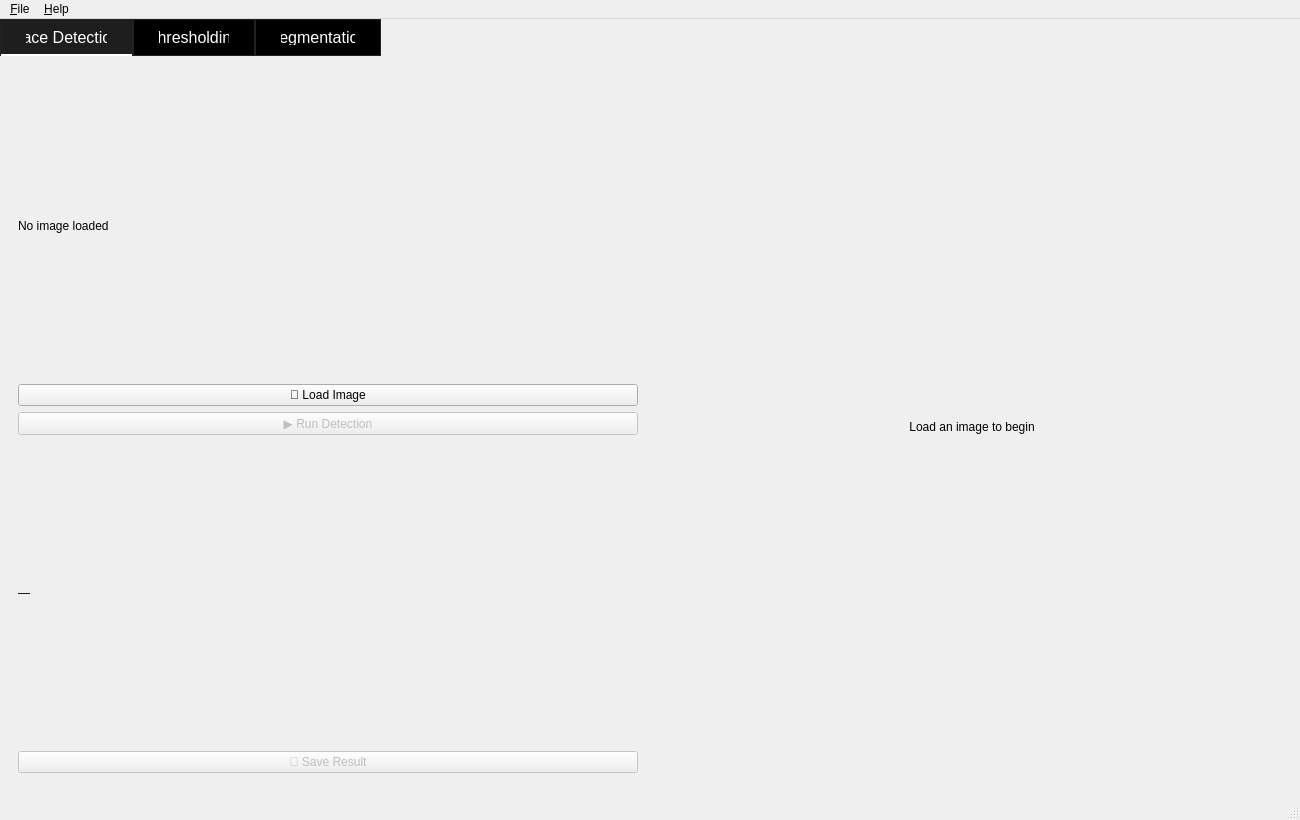
<?xml version="1.0" encoding="UTF-8"?>
<ui version="4.0">
 <class>MainWindow</class>

 <widget class="QMainWindow" name="MainWindow">
  <property name="geometry">
   <rect>
    <x>0</x>
    <y>0</y>
    <width>1300</width>
    <height>820</height>
   </rect>
  </property>

  <property name="windowTitle">
   <string>Vision Toolkit</string>
  </property>

  <widget class="QWidget" name="centralwidget">
   <layout class="QVBoxLayout">
    <property name="margin"><number>0</number></property>
    <property name="spacing"><number>0</number></property>

    <item>
     <widget class="QTabWidget" name="tabWidget">

      <property name="styleSheet">
       <string>
QTabWidget::pane { border: 0; }
QTabBar::tab {
    background: #000000;
    color: white;
    padding: 10px 25px;
    border: 1px solid #222;
    font-size: 12pt;
}
QTabBar::tab:selected {
    background: #1e1e1e;
    border-bottom: 2px solid #ffffff;
}
QTabBar::tab:hover { background: #2a2a2a; }
       </string>
      </property>

      <!-- ═══════════════ FACE DETECTION TAB ═══════════════ -->
      <widget class="QWidget" name="faceDetectionTab">
       <attribute name="title"><string>Face Detection</string></attribute>

       <layout class="QHBoxLayout">
        <item>
         <widget class="QWidget" name="faceLeftPanel">
          <property name="maximumWidth"><number>350</number></property>
          <layout class="QVBoxLayout">
           <item>
            <widget class="QLabel" name="faceImageNameLbl">
             <property name="text"><string>No image loaded</string></property>
            </widget>
           </item>
           <item>
            <widget class="QPushButton" name="faceBtnLoad">
             <property name="text"><string>📂 Load Image</string></property>
            </widget>
           </item>
           <item>
            <widget class="QPushButton" name="faceBtnRun">
             <property name="text"><string>▶ Run Detection</string></property>
             <property name="enabled"><bool>false</bool></property>
            </widget>
           </item>
           <item>
            <widget class="QLabel" name="faceStatsLbl">
             <property name="text"><string>—</string></property>
             <property name="wordWrap"><bool>true</bool></property>
            </widget>
           </item>
           <item>
            <widget class="QPushButton" name="faceBtnSave">
             <property name="text"><string>💾 Save Result</string></property>
             <property name="enabled"><bool>false</bool></property>
            </widget>
           </item>
           <item>
            <spacer>
             <property name="orientation"><enum>Qt::Vertical</enum></property>
            </spacer>
           </item>
          </layout>
         </widget>
        </item>
        <item>
         <widget class="QLabel" name="faceCanvasLabel">
          <property name="text"><string>Load an image to begin</string></property>
          <property name="alignment"><set>Qt::AlignCenter</set></property>
          <property name="minimumSize">
           <size><width>500</width><height>400</height></size>
          </property>
         </widget>
        </item>
       </layout>
      </widget>


      <!-- ═══════════════ THRESHOLDING TAB ═══════════════ -->
      <widget class="QWidget" name="thresholdingTab">
       <attribute name="title"><string>Thresholding</string></attribute>

       <layout class="QHBoxLayout">
        <property name="spacing"><number>12</number></property>
        <property name="margin"><number>12</number></property>

        <!-- LEFT CONTROLS -->
        <item>
         <widget class="QWidget" name="threshControlsPanel">
          <property name="maximumWidth"><number>300</number></property>
          <property name="minimumWidth"><number>260</number></property>

          <layout class="QVBoxLayout">
           <property name="spacing"><number>10</number></property>

           <!-- Load Button -->
           <item>
            <widget class="QPushButton" name="threshBtnLoad">
             <property name="text"><string>📂 Load Grayscale Image</string></property>
            </widget>
           </item>

           <!-- Image name label -->
           <item>
            <widget class="QLabel" name="threshImageNameLbl">
             <property name="text"><string>No image loaded</string></property>
             <property name="wordWrap"><bool>true</bool></property>
             <property name="styleSheet"><string>color: #aaa; font-size: 10pt;</string></property>
            </widget>
           </item>

           <!-- Separator -->
           <item>
            <widget class="QFrame" name="threshSep1">
             <property name="frameShape"><enum>QFrame::HLine</enum></property>
             <property name="frameShadow"><enum>QFrame::Sunken</enum></property>
            </widget>
           </item>

           <!-- Method label -->
           <item>
            <widget class="QLabel" name="threshMethodLbl">
             <property name="text"><string>Thresholding Method:</string></property>
             <property name="styleSheet"><string>font-weight: bold;</string></property>
            </widget>
           </item>

           <!-- Method ComboBox -->
           <item>
            <widget class="QComboBox" name="threshMethodCombo">
             <item><property name="text"><string>Spectral Thresholding</string></property></item>
            </widget>
           </item>

           <!-- Separator -->
           <item>
            <widget class="QFrame" name="threshSep2">
             <property name="frameShape"><enum>QFrame::HLine</enum></property>
             <property name="frameShadow"><enum>QFrame::Sunken</enum></property>
            </widget>
           </item>

           <!-- Spectral Params Group -->
           <item>
            <widget class="QGroupBox" name="spectralParamsGroup">
             <property name="title"><string>Spectral Parameters</string></property>
             <layout class="QVBoxLayout">
              <property name="spacing"><number>8</number></property>

              <item>
               <layout class="QHBoxLayout">
                <item>
                 <widget class="QLabel" name="spectralModesLbl">
                  <property name="text"><string>Modes (regions):</string></property>
                 </widget>
                </item>
                <item>
                 <widget class="QSpinBox" name="spectralModesSpin">
                  <property name="minimum"><number>3</number></property>
                  <property name="maximum"><number>6</number></property>
                  <property name="value"><number>3</number></property>
                 </widget>
                </item>
               </layout>
              </item>

              <item>
               <widget class="QLabel" name="spectralInfoLbl">
                <property name="text"><string>3 modes → 2 thresholds
4 modes → 3 thresholds, etc.</string></property>
                <property name="wordWrap"><bool>true</bool></property>
                <property name="styleSheet"><string>color: #aaa; font-size: 9pt;</string></property>
               </widget>
              </item>

             </layout>
            </widget>
           </item>

           <!-- Separator -->
           <item>
            <widget class="QFrame" name="threshSep3">
             <property name="frameShape"><enum>QFrame::HLine</enum></property>
             <property name="frameShadow"><enum>QFrame::Sunken</enum></property>
            </widget>
           </item>

           <!-- Apply Button -->
           <item>
            <widget class="QPushButton" name="threshBtnApply">
             <property name="text"><string>▶ Apply</string></property>
             <property name="enabled"><bool>false</bool></property>
            </widget>
           </item>

           <!-- Save Button -->
           <item>
            <widget class="QPushButton" name="threshBtnSave">
             <property name="text"><string>💾 Save Result</string></property>
             <property name="enabled"><bool>false</bool></property>
            </widget>
           </item>

           <!-- Status label -->
           <item>
            <widget class="QLabel" name="threshStatusLbl">
             <property name="text"><string></string></property>
             <property name="wordWrap"><bool>true</bool></property>
             <property name="styleSheet"><string>color: #88cc88; font-size: 10pt;</string></property>
            </widget>
           </item>

           <item>
            <spacer>
             <property name="orientation"><enum>Qt::Vertical</enum></property>
            </spacer>
           </item>

          </layout>
         </widget>
        </item>

        <!-- RIGHT: Input + Output images side by side -->
        <item>
         <layout class="QVBoxLayout">
          <property name="spacing"><number>6</number></property>

          <item>
           <layout class="QHBoxLayout">
            <property name="spacing"><number>8</number></property>

            <!-- Input Image Frame -->
            <item>
             <widget class="QFrame" name="threshInputFrame">
              <property name="frameShape"><enum>QFrame::StyledPanel</enum></property>
              <property name="sizePolicy">
               <sizepolicy hsizetype="Expanding" vsizetype="Expanding">
                <horstretch>1</horstretch><verstretch>1</verstretch>
               </sizepolicy>
              </property>
              <layout class="QVBoxLayout">
               <property name="margin"><number>4</number></property>
               <property name="spacing"><number>4</number></property>
               <item>
                <widget class="QLabel" name="threshInputTitleLbl">
                 <property name="text"><string>Input Image</string></property>
                 <property name="alignment"><set>Qt::AlignCenter</set></property>
                 <property name="maximumHeight"><number>24</number></property>
                 <property name="styleSheet"><string>font-weight: bold; font-size: 11pt; color: #ccc;</string></property>
                </widget>
               </item>
               <item>
                <widget class="QLabel" name="threshInputCanvas">
                 <property name="text"><string>Load an image</string></property>
                 <property name="alignment"><set>Qt::AlignCenter</set></property>
                 <property name="sizePolicy">
                  <sizepolicy hsizetype="Expanding" vsizetype="Expanding">
                   <horstretch>1</horstretch><verstretch>1</verstretch>
                  </sizepolicy>
                 </property>
                 <property name="styleSheet"><string>background-color: #111; border: 1px solid #333; color: #555;</string></property>
                </widget>
               </item>
              </layout>
             </widget>
            </item>

            <!-- Output Image Frame -->
            <item>
             <widget class="QFrame" name="threshOutputFrame">
              <property name="frameShape"><enum>QFrame::StyledPanel</enum></property>
              <property name="sizePolicy">
               <sizepolicy hsizetype="Expanding" vsizetype="Expanding">
                <horstretch>1</horstretch><verstretch>1</verstretch>
               </sizepolicy>
              </property>
              <layout class="QVBoxLayout">
               <property name="margin"><number>4</number></property>
               <property name="spacing"><number>4</number></property>
               <item>
                <widget class="QLabel" name="threshOutputTitleLbl">
                 <property name="text"><string>Output Image</string></property>
                 <property name="alignment"><set>Qt::AlignCenter</set></property>
                 <property name="maximumHeight"><number>24</number></property>
                 <property name="styleSheet"><string>font-weight: bold; font-size: 11pt; color: #ccc;</string></property>
                </widget>
               </item>
               <item>
                <widget class="QLabel" name="threshOutputCanvas">
                 <property name="text"><string>Result will appear here</string></property>
                 <property name="alignment"><set>Qt::AlignCenter</set></property>
                 <property name="sizePolicy">
                  <sizepolicy hsizetype="Expanding" vsizetype="Expanding">
                   <horstretch>1</horstretch><verstretch>1</verstretch>
                  </sizepolicy>
                 </property>
                 <property name="styleSheet"><string>background-color: #111; border: 1px solid #333; color: #555;</string></property>
                </widget>
               </item>
              </layout>
             </widget>
            </item>

           </layout>
          </item>

          <!-- Histogram strip below -->
          <item>
           <widget class="QLabel" name="threshHistCanvas">
            <property name="text"><string>Histogram with threshold lines will appear here after applying</string></property>
            <property name="alignment"><set>Qt::AlignCenter</set></property>
            <property name="minimumHeight"><number>110</number></property>
            <property name="maximumHeight"><number>140</number></property>
            <property name="sizePolicy">
             <sizepolicy hsizetype="Expanding" vsizetype="Fixed">
              <horstretch>0</horstretch><verstretch>0</verstretch>
             </sizepolicy>
            </property>
            <property name="styleSheet"><string>background-color: #0a0a0a; border: 1px solid #333; color: #555; font-size: 10pt;</string></property>
           </widget>
          </item>

         </layout>
        </item>

       </layout>
      </widget>


      <!-- ═══════════════ SEGMENTATION TAB ═══════════════ -->
      <widget class="QWidget" name="segmentationTab">
       <attribute name="title"><string>Segmentation</string></attribute>

       <layout class="QHBoxLayout">
        <property name="spacing"><number>12</number></property>
        <property name="margin"><number>12</number></property>

        <!-- LEFT CONTROLS -->
        <item>
         <widget class="QWidget" name="segControlsPanel">
          <property name="maximumWidth"><number>300</number></property>
          <property name="minimumWidth"><number>260</number></property>

          <layout class="QVBoxLayout">
           <property name="spacing"><number>10</number></property>

           <!-- Load Button -->
           <item>
            <widget class="QPushButton" name="segBtnLoad">
             <property name="text"><string>📂 Load Image</string></property>
            </widget>
           </item>

           <!-- Image name label -->
           <item>
            <widget class="QLabel" name="segImageNameLbl">
             <property name="text"><string>No image loaded</string></property>
             <property name="wordWrap"><bool>true</bool></property>
             <property name="styleSheet"><string>color: #aaa; font-size: 10pt;</string></property>
            </widget>
           </item>

           <!-- Separator -->
           <item>
            <widget class="QFrame" name="segSep1">
             <property name="frameShape"><enum>QFrame::HLine</enum></property>
             <property name="frameShadow"><enum>QFrame::Sunken</enum></property>
            </widget>
           </item>

           <!-- Method label -->
           <item>
            <widget class="QLabel" name="segMethodLbl">
             <property name="text"><string>Segmentation Method:</string></property>
             <property name="styleSheet"><string>font-weight: bold;</string></property>
            </widget>
           </item>

           <!-- Method ComboBox -->
           <item>
            <widget name="segMethodCombo" class="QComboBox">
             <item><property name="text"><string>Region Growing</string></property></item>
            </widget>
           </item>

           <!-- Separator -->
           <item>
            <widget class="QFrame" name="segSep2">
             <property name="frameShape"><enum>QFrame::HLine</enum></property>
             <property name="frameShadow"><enum>QFrame::Sunken</enum></property>
            </widget>
           </item>

           <!-- Region Growing Params Group -->
           <item>
            <widget class="QGroupBox" name="regionParamsGroup">
             <property name="title"><string>Region Growing Parameters</string></property>
             <layout class="QVBoxLayout">
              <property name="spacing"><number>8</number></property>

              <item>
               <layout class="QHBoxLayout">
                <item>
                 <widget class="QLabel" name="regionThreshLbl">
                  <property name="text"><string>Threshold:</string></property>
                 </widget>
                </item>
                <item>
                 <widget class="QSpinBox" name="regionThreshSpin">
                  <property name="minimum"><number>1</number></property>
                  <property name="maximum"><number>100</number></property>
                  <property name="value"><number>15</number></property>
                 </widget>
                </item>
               </layout>
              </item>

              <item>
               <widget class="QLabel" name="regionSeedsLbl">
                <property name="text"><string>Seeds: click on image to add</string></property>
                <property name="wordWrap"><bool>true</bool></property>
                <property name="styleSheet"><string>color: #aaa; font-size: 9pt;</string></property>
               </widget>
              </item>

              <item>
               <widget class="QPushButton" name="segBtnClearSeeds">
                <property name="text"><string>🗑 Clear Seeds</string></property>
               </widget>
              </item>

              <!-- Seed list display -->
              <item>
               <widget class="QListWidget" name="segSeedsList">
                <property name="minimumHeight"><number>80</number></property>
                <property name="maximumHeight"><number>100</number></property>
               </widget>
              </item>

             </layout>
            </widget>
           </item>

           <!-- Separator -->
           <item>
            <widget class="QFrame" name="segSep3">
             <property name="frameShape"><enum>QFrame::HLine</enum></property>
             <property name="frameShadow"><enum>QFrame::Sunken</enum></property>
            </widget>
           </item>

           <!-- Apply Button -->
           <item>
            <widget class="QPushButton" name="segBtnApply">
             <property name="text"><string>▶ Apply</string></property>
             <property name="enabled"><bool>false</bool></property>
            </widget>
           </item>

           <!-- Save Button -->
           <item>
            <widget class="QPushButton" name="segBtnSave">
             <property name="text"><string>💾 Save Result</string></property>
             <property name="enabled"><bool>false</bool></property>
            </widget>
           </item>

           <!-- Status label -->
           <item>
            <widget class="QLabel" name="segStatusLbl">
             <property name="text"><string></string></property>
             <property name="wordWrap"><bool>true</bool></property>
             <property name="styleSheet"><string>color: #88cc88; font-size: 10pt;</string></property>
            </widget>
           </item>

           <item>
            <spacer>
             <property name="orientation"><enum>Qt::Vertical</enum></property>
            </spacer>
           </item>

          </layout>
         </widget>
        </item>

        <!-- RIGHT: Input + Output images side by side -->
        <item>
         <layout class="QHBoxLayout">
          <property name="spacing"><number>8</number></property>

          <!-- Input Image Frame (clickable for seeds) -->
          <item>
           <widget class="QFrame" name="segInputFrame">
            <property name="frameShape"><enum>QFrame::StyledPanel</enum></property>
            <property name="sizePolicy">
             <sizepolicy hsizetype="Expanding" vsizetype="Expanding">
              <horstretch>1</horstretch><verstretch>1</verstretch>
             </sizepolicy>
            </property>
            <layout class="QVBoxLayout">
             <property name="margin"><number>4</number></property>
             <property name="spacing"><number>4</number></property>
             <item>
              <widget class="QLabel" name="segInputTitleLbl">
               <property name="text"><string>Input Image  (click to place seeds)</string></property>
               <property name="alignment"><set>Qt::AlignCenter</set></property>
               <property name="maximumHeight"><number>24</number></property>
               <property name="styleSheet"><string>font-weight: bold; font-size: 11pt; color: #ccc;</string></property>
              </widget>
             </item>
             <item>
              <widget class="QLabel" name="segInputCanvas">
               <property name="text"><string>Load an image</string></property>
               <property name="alignment"><set>Qt::AlignCenter</set></property>
               <property name="sizePolicy">
                <sizepolicy hsizetype="Expanding" vsizetype="Expanding">
                 <horstretch>1</horstretch><verstretch>1</verstretch>
                </sizepolicy>
               </property>
               <property name="styleSheet"><string>background-color: #111; border: 1px solid #333; color: #555;</string></property>
              </widget>
             </item>
            </layout>
           </widget>
          </item>

          <!-- Output Image Frame -->
          <item>
           <widget class="QFrame" name="segOutputFrame">
            <property name="frameShape"><enum>QFrame::StyledPanel</enum></property>
            <property name="sizePolicy">
             <sizepolicy hsizetype="Expanding" vsizetype="Expanding">
              <horstretch>1</horstretch><verstretch>1</verstretch>
             </sizepolicy>
            </property>
            <layout class="QVBoxLayout">
             <property name="margin"><number>4</number></property>
             <property name="spacing"><number>4</number></property>
             <item>
              <widget class="QLabel" name="segOutputTitleLbl">
               <property name="text"><string>Output Image</string></property>
               <property name="alignment"><set>Qt::AlignCenter</set></property>
               <property name="maximumHeight"><number>24</number></property>
               <property name="styleSheet"><string>font-weight: bold; font-size: 11pt; color: #ccc;</string></property>
              </widget>
             </item>
             <item>
              <widget class="QLabel" name="segOutputCanvas">
               <property name="text"><string>Result will appear here</string></property>
               <property name="alignment"><set>Qt::AlignCenter</set></property>
               <property name="sizePolicy">
                <sizepolicy hsizetype="Expanding" vsizetype="Expanding">
                 <horstretch>1</horstretch><verstretch>1</verstretch>
                </sizepolicy>
               </property>
               <property name="styleSheet"><string>background-color: #111; border: 1px solid #333; color: #555;</string></property>
              </widget>
             </item>
            </layout>
           </widget>
          </item>

         </layout>
        </item>

       </layout>
      </widget>

     </widget>
    </item>
   </layout>
  </widget>

  <!-- MENU -->
  <widget class="QMenuBar" name="menubar">
   <widget class="QMenu" name="menuFile">
    <property name="title"><string>&amp;File</string></property>
    <addaction name="actionQuit"/>
   </widget>
   <widget class="QMenu" name="menuHelp">
    <property name="title"><string>&amp;Help</string></property>
    <addaction name="actionAbout"/>
   </widget>
   <addaction name="menuFile"/>
   <addaction name="menuHelp"/>
  </widget>

  <widget class="QStatusBar" name="statusbar"/>

  <action name="actionQuit">
   <property name="text"><string>Quit</string></property>
  </action>
  <action name="actionAbout">
   <property name="text"><string>About</string></property>
  </action>

 </widget>
 <resources/>
 <connections/>
</ui>
